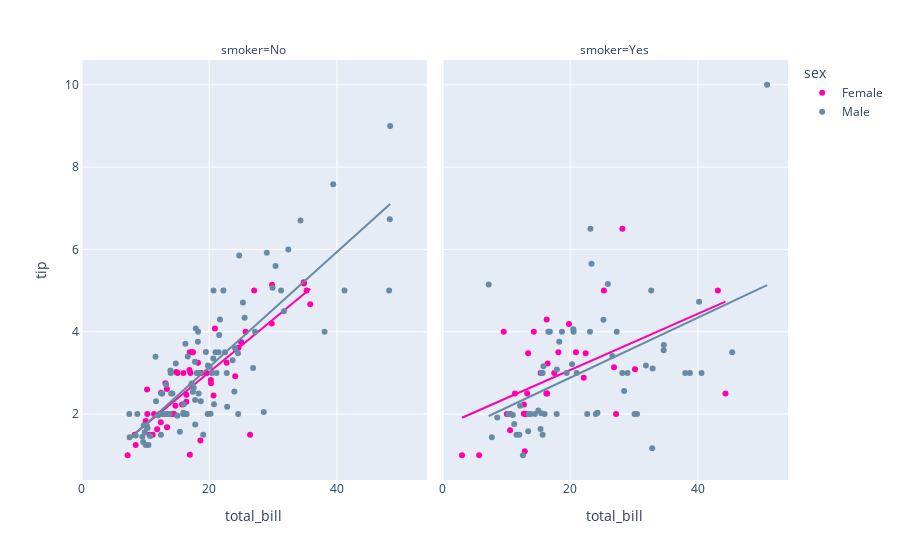

Notebook source saved alongside this figure:
### Code cell
fig = px.scatter(tips, x="total_bill", y="tip", color="sex", facet_col="smoker", trendline="ols",
                 color_discrete_sequence =['#ff00ac','#678ba5'])
fig.show()
